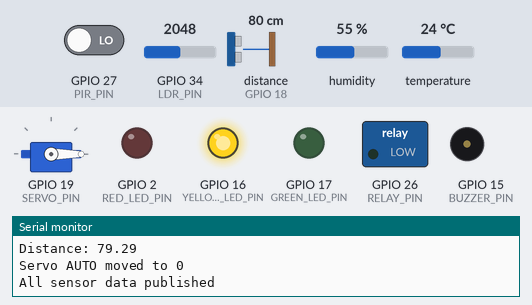
Recording of a sketch running on a simulated ESP32. Parts: servo, switched loads named in the sketch (green lamp = pin HIGH), output pins drawn as LEDs (lit = HIGH), buzzer (waves = sounding), the last lines printed to the serial monitor. Wiring (from diagram.json): ultrasonic range finder: trigger GPIO 5; echo GPIO 18. Inputs (shaded band) come from the test bench; at power-on: temperature 24 °C, GPIO 27 (PIR_PIN) LOW, distance to the obstacle (sensor on GPIO 18) 80 cm, GPIO 34 (LDR_PIN) = 2048, humidity 55 %. The echo pulse lasts 58.3 µs per cm; WiFi joins after 1.5 s; servers stay silent unless stated; random numbers use the default seed unless the sketch sets one; no MQTT or app messages arrive unless stated; pins used as bus, display or sensor lines are not drawn.

Above: at 2.7 s.
2.8 s: temperature set to 29.7 °C
11.5 s: temperature set to 30.5 °C
At 14.9 s:
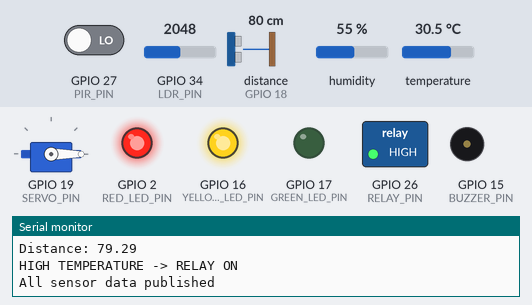
15.5 s: GPIO 27 (PIR_PIN) driven HIGH
At 16.4 s:
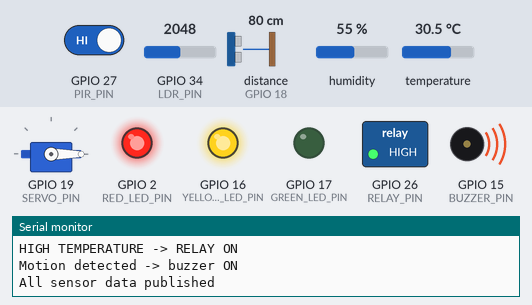
17.5 s: distance to the obstacle (sensor on GPIO 18) set to 22 cm
19.2 s: distance to the obstacle (sensor on GPIO 18) set to 18 cm
At 20.6 s:
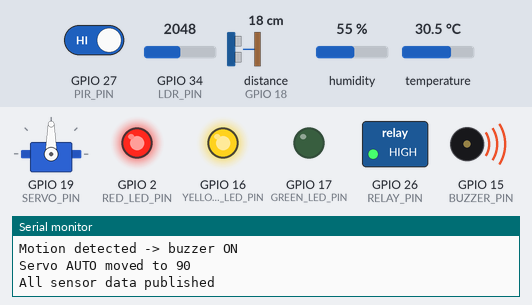
21.5 s: GPIO 34 (LDR_PIN) set to 1113
23.2 s: GPIO 34 (LDR_PIN) set to 969
At 24.9 s:
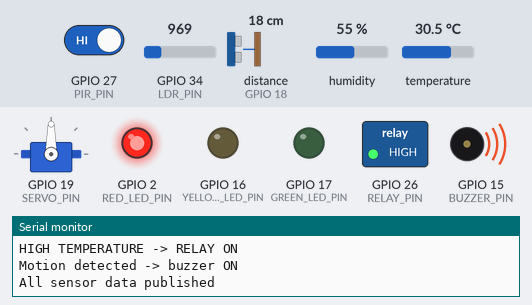
Timing chart, 0 to 26.4 s (numbered marks = the images above; inputs shaded):
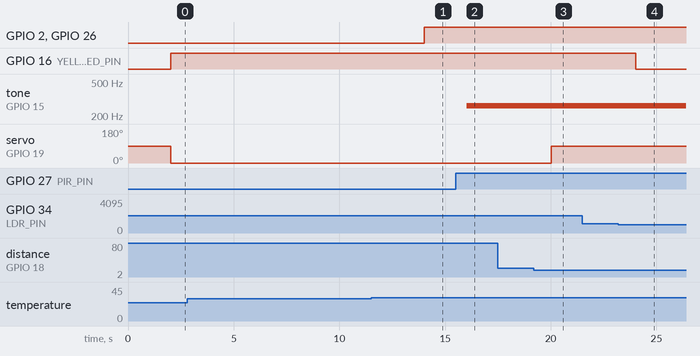

The sketch:

sketch.ino
```cpp
#include <WiFi.h>
#include <PubSubClient.h>
#include <DHT.h>
#include <ESP32Servo.h>

#define DHTPIN 4
#define DHTTYPE DHT22

const char* ssid = "Wokwi-GUEST";
const char* password = "";
const char* mqtt_server = "broker.hivemq.com";
const int mqtt_port = 1883;

const String PREFIX = "zewail/202200059";

WiFiClient espClient;
PubSubClient client(espClient);
DHT dht(DHTPIN, DHTTYPE);
Servo servo;

/* ---------------- PINS ---------------- */
#define LDR_PIN 34
#define PIR_PIN 27
#define BUZZER_PIN 15
#define TRIG_PIN 5
#define ECHO_PIN 18
#define SERVO_PIN 19
#define RELAY_PIN 26
#define RED_LED_PIN 2
#define YELLOW_LED_PIN 16
#define GREEN_LED_PIN 17

/* ---------------- THRESHOLDS ---------------- */
float TEMP_THRESHOLD = 30;
int LIGHT_THRESHOLD = 4;
int DIST_THRESHOLD = 20;

/* ---------------- STATE FLAGS ---------------- */
bool redManual = false;
bool yellowManual = false;
bool greenManual = false;
bool servoManual = false;

/* ---------------- SERVO MANUAL TIMER ---------------- */
unsigned long servoManualStart = 0;
int servoManualDuration = 5000;

/* ---------------- TIMERS ---------------- */
unsigned long publishInterval = 2000;

/* ---------------- MQTT CALLBACK ---------------- */
void callback(char* topic, byte* payload, unsigned int length) {

  String msg = "";
  for (int i = 0; i < length; i++) msg += (char)payload[i];

  Serial.println("[MQTT] " + String(topic) + " -> " + msg);

  /* ---------- LED CONTROL ---------- */
  if (String(topic) == PREFIX + "/actuators/led") {

    bool turnOn = msg.indexOf("on") >= 0;

    if (msg.indexOf("red") >= 0) {
      redManual = turnOn;
      digitalWrite(RED_LED_PIN, turnOn ? HIGH : LOW);
    }

    else if (msg.indexOf("yellow") >= 0) {
      yellowManual = turnOn;
      digitalWrite(YELLOW_LED_PIN, turnOn ? HIGH : LOW);
    }

    else if (msg.indexOf("green") >= 0) {
      greenManual = turnOn;
      digitalWrite(GREEN_LED_PIN, turnOn ? HIGH : LOW);
    }
  }

  /* ---------- BUZZER CONTROL ---------- */
  if (String(topic) == PREFIX + "/actuators/buzzer") {

    if (msg.indexOf("\"state\":\"on\"") >= 0) {

      int duration = 2000;

      int start = msg.indexOf("duration");

      if (start >= 0) {
        start = msg.indexOf(":", start) + 1;
        int end = msg.indexOf("}", start);
        duration = msg.substring(start, end).toInt();
      }

      tone(BUZZER_PIN, 262, duration);

      Serial.println("Manual buzzer ON for " + String(duration) + " ms");
    }

    else if (msg.indexOf("\"state\":\"off\"") >= 0) {

      noTone(BUZZER_PIN);

      Serial.println("Manual buzzer OFF");
    }
  }

  /* ---------- SERVO CONTROL ---------- */
  if (String(topic) == PREFIX + "/actuators/servo") {

    int angle = msg.substring(msg.indexOf(":") + 1).toInt();

    servo.write(angle);

    servoManual = true;
    servoManualStart = millis();

    Serial.println("Manual servo angle: " + String(angle));
  }

  /* ---------- RELAY CONTROL ---------- */
  if (String(topic) == PREFIX + "/actuators/relay") {

    digitalWrite(RELAY_PIN, msg.indexOf("on") >= 0 ? HIGH : LOW);
  }

  /* ---------- THRESHOLD CONFIG ---------- */
  if (String(topic) == PREFIX + "/config/thresholds") {

    int start, end;

    if (msg.indexOf("temp_max") >= 0) {
      start = msg.indexOf("temp_max");
      start = msg.indexOf(":", start) + 1;
      end = msg.indexOf(",", start);
      TEMP_THRESHOLD = msg.substring(start, end).toFloat();
    }

    if (msg.indexOf("light_min") >= 0) {
      start = msg.indexOf("light_min");
      start = msg.indexOf(":", start) + 1;
      end = msg.indexOf(",", start);
      LIGHT_THRESHOLD = msg.substring(start, end).toInt();
    }

    if (msg.indexOf("dist_min") >= 0) {
      start = msg.indexOf("dist_min");
      start = msg.indexOf(":", start) + 1;
      end = msg.indexOf("}", start);
      DIST_THRESHOLD = msg.substring(start, end).toInt();
    }

    Serial.println("Thresholds updated from dashboard");
  }

  if (String(topic) == PREFIX + "/config/interval") {
    publishInterval = msg.substring(msg.indexOf(":") + 1).toInt();
  }
}

/* ---------------- WIFI ---------------- */
void setup_wifi() {

  Serial.print("Connecting to WiFi");

  WiFi.begin(ssid, password);

  while (WiFi.status() != WL_CONNECTED) {
    delay(500);
    Serial.print(".");
  }

  Serial.println("\nWiFi connected!");
}

/* ---------------- MQTT RECONNECT ---------------- */
void reconnect() {

  while (!client.connected()) {

    Serial.print("Connecting MQTT...");

    String clientId = "ESP32-" + String(random(1000));

    if (client.connect(clientId.c_str())) {

      Serial.println("connected");

      client.subscribe((PREFIX + "/actuators/led").c_str());
      client.subscribe((PREFIX + "/actuators/buzzer").c_str());
      client.subscribe((PREFIX + "/actuators/servo").c_str());
      client.subscribe((PREFIX + "/actuators/relay").c_str());
      client.subscribe((PREFIX + "/config/thresholds").c_str());
      client.subscribe((PREFIX + "/config/interval").c_str());
    }

    else {

      delay(2000);
    }
  }
}

/* ---------------- ULTRASONIC ---------------- */
float readDistance() {

  digitalWrite(TRIG_PIN, LOW);
  delayMicroseconds(2);

  digitalWrite(TRIG_PIN, HIGH);
  delayMicroseconds(10);

  digitalWrite(TRIG_PIN, LOW);

  long duration = pulseIn(ECHO_PIN, HIGH);

  float distance = duration * 0.034 / 2;

  if (distance <= 0 || distance > 400) return 400;

  return distance;
}

/* ---------------- SETUP ---------------- */
void setup() {

  Serial.begin(115200);

  pinMode(RED_LED_PIN, OUTPUT);
  pinMode(YELLOW_LED_PIN, OUTPUT);
  pinMode(GREEN_LED_PIN, OUTPUT);

  pinMode(PIR_PIN, INPUT);
  pinMode(BUZZER_PIN, OUTPUT);
  pinMode(RELAY_PIN, OUTPUT);

  pinMode(TRIG_PIN, OUTPUT);
  pinMode(ECHO_PIN, INPUT);

  servo.attach(SERVO_PIN);

  dht.begin();

  setup_wifi();

  client.setServer(mqtt_server, mqtt_port);
  client.setCallback(callback);
}

/* ---------------- LOOP ---------------- */
void loop() {

  if (!client.connected()) reconnect();

  client.loop();

  static unsigned long lastMsg = 0;
  static unsigned long lastHeartbeat = 0;
  static int lastServoPos = -1;

  /* ---------- RESTORE AUTO SERVO ---------- */

  if (servoManual && millis() - servoManualStart > servoManualDuration) {

    servoManual = false;

    Serial.println("Servo returned to AUTO mode");
  }

  /* ---------- SENSOR PUBLISH ---------- */

  if (millis() - lastMsg > publishInterval) {

    lastMsg = millis();

    float temperature = dht.readTemperature();
    float humidity = dht.readHumidity();

    int light = map(analogRead(LDR_PIN), 32, 4064, 4, 0);

    int motion = digitalRead(PIR_PIN);

    float distance = readDistance();

    Serial.println("\n========= SENSOR DEBUG =========");
    Serial.println("Temp: " + String(temperature));
    Serial.println("Humidity: " + String(humidity));
    Serial.println("Light: " + String(light));
    Serial.println("Motion: " + String(motion ? "YES" : "NO"));
    Serial.println("Distance: " + String(distance));

    /* ---------- TEMPERATURE CONTROL ---------- */

    if (!isnan(temperature) && temperature > TEMP_THRESHOLD) {

      digitalWrite(RELAY_PIN, HIGH);

      if (!redManual) digitalWrite(RED_LED_PIN, HIGH);

      Serial.println("HIGH TEMPERATURE -> RELAY ON");
    }

    else {

      digitalWrite(RELAY_PIN, LOW);

      if (!redManual) digitalWrite(RED_LED_PIN, LOW);
    }

    /* ---------- MOTION BUZZER ---------- */

    if (motion) {

      tone(BUZZER_PIN, 262, 2000);

      Serial.println("Motion detected -> buzzer ON");
    }

    /* ---------- LIGHT CONTROL ---------- */

    if (!yellowManual) {

      digitalWrite(YELLOW_LED_PIN, light < LIGHT_THRESHOLD ? HIGH : LOW);
    }

    /* ---------- SERVO AUTO CONTROL ---------- */

    if (!servoManual) {

      int targetPos = (distance < DIST_THRESHOLD) ? 90 : 0;

      if (targetPos != lastServoPos) {

        servo.write(targetPos);

        lastServoPos = targetPos;

        Serial.println("Servo AUTO moved to " + String(targetPos));
      }
    }

    /* ---------- MQTT PUBLISH ---------- */

    client.publish((PREFIX + "/sensors/temperature").c_str(),
                   ("{\"value\":" + String(temperature) + ",\"unit\":\"C\"}").c_str());

    client.publish((PREFIX + "/sensors/humidity").c_str(),
                   ("{\"value\":" + String(humidity) + ",\"unit\":\"%\"}").c_str());

    client.publish((PREFIX + "/sensors/light").c_str(),
                   ("{\"value\":" + String(light) + "}").c_str());

    client.publish((PREFIX + "/sensors/motion").c_str(),
                   ("{\"detected\":" + String(motion ? "true" : "false") + "}").c_str());

    client.publish((PREFIX + "/sensors/distance").c_str(),
                   ("{\"value\":" + String(distance) + ",\"unit\":\"cm\"}").c_str());

    Serial.println("All sensor data published");
  }

  /* ---------- HEARTBEAT ---------- */

  if (millis() - lastHeartbeat > 10000) {

    lastHeartbeat = millis();

    String status =
      "{\"uptime\":" + String(millis() / 1000) +
      ",\"rssi\":" + String(WiFi.RSSI()) +
      ",\"free_heap\":" + String(ESP.getFreeHeap()) + "}";

    client.publish((PREFIX + "/system/status").c_str(), status.c_str());

    Serial.println("Heartbeat sent");
  }
}
```

Measured:
- the behaviour switches between 30 and 30.1 °C on temperature (found by bisection; images 0 and 1)
- the behaviour switches between 21 and 20 cm on distance to the obstacle (sensor on GPIO 18) (found by bisection; images 2 and 3)
- the behaviour switches between 1040 and 1039 on GPIO 34 (LDR_PIN) (found by bisection; images 3 and 4)
- after the input at 11.5 s, GPIO 2 (RED_LED_PIN), GPIO 26 (RELAY_PIN): LOW → HIGH after 2.5 s
- after the input at 15.5 s, tone on GPIO 15 (BUZZER_PIN): silent → 262 Hz after 0.52 s
- after the input at 19.2 s, servo on GPIO 19 (SERVO_PIN): 0° → 90° after 0.82 s
- after the input at 23.2 s, GPIO 16 (YELLOW_LED_PIN): HIGH → LOW after 0.83 s
